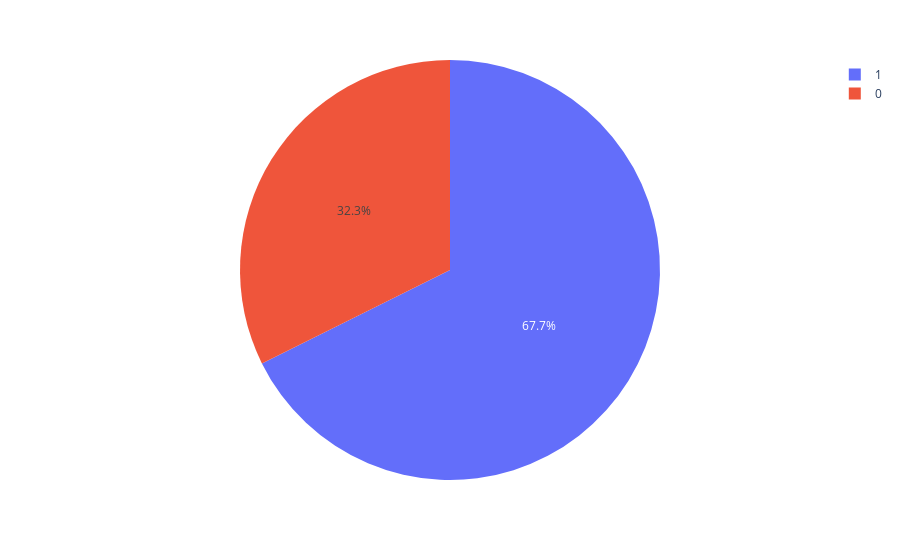

Notebook code cell kept with this figure:
### Code cell
px.pie(df,names='workingday')

### Figure 1 — Plotly figure (JSON) as saved in the notebook; plotly's stock layout.template omitted (floating-point values rounded to 4 significant figures; data arrays with more than 128 entries replaced by an {"elided": "..."} marker saying what was removed)
{"data": [{"domain": {"x": [0, 1], "y": [0, 1]}, "hovertemplate": "workingday=%{label}<extra></extra>", "labels": {"elided": "10583 int values"}, "legendgroup": "", "name": "", "showlegend": true, "type": "pie"}], "layout": {"legend": {"tracegroupgap": 0}, "margin": {"t": 60}}}
